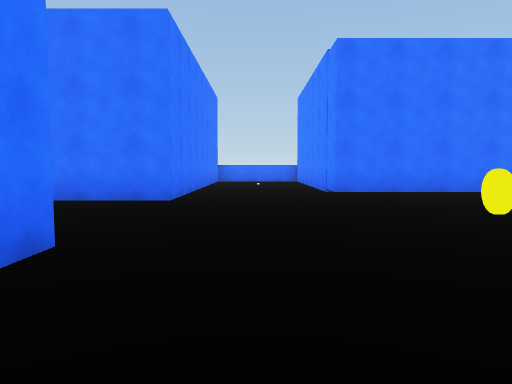
View 1 (above)

16 first-person views from a walk through a scene from a Unity 3-D project. The camera is 1.2 m above the floor, tilts 4° down and sees 70° across. The floor is counted in squares, 2 m on a side. Each view is taken from the middle of a square. On the plan, view 1 faces up. The plan holds only what a view shows up to about 10 squares ahead; the rest is blank. The place goes on beyond the plan. Some animated figures are left out. Surface patterns are stand-ins for the level's own textures.

View 2
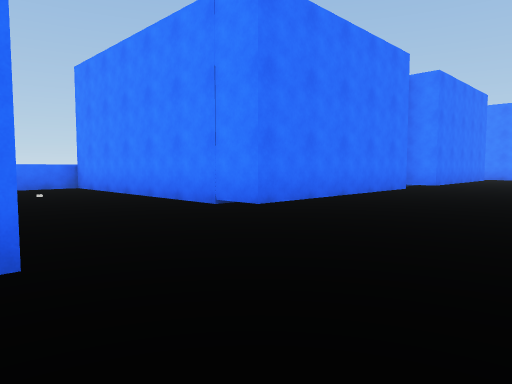

View 3
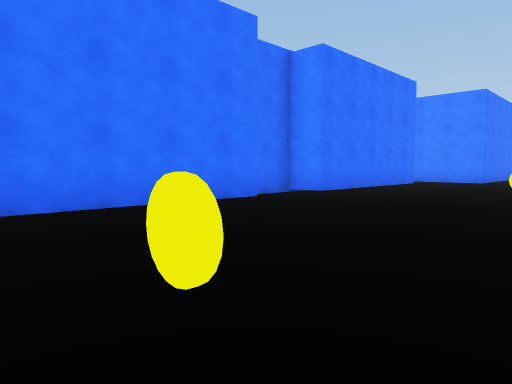

View 4
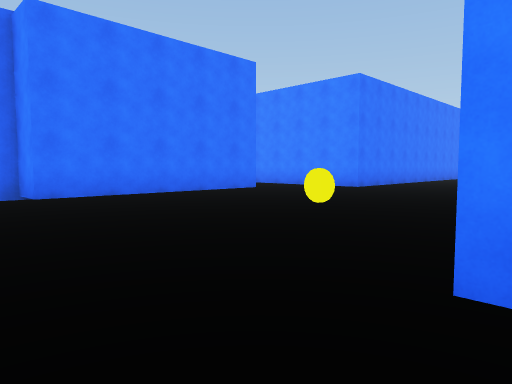

View 5
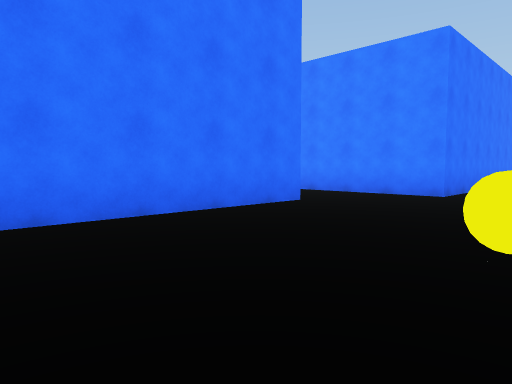

View 6
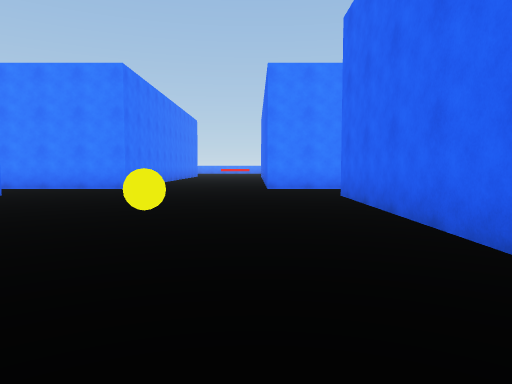

View 7
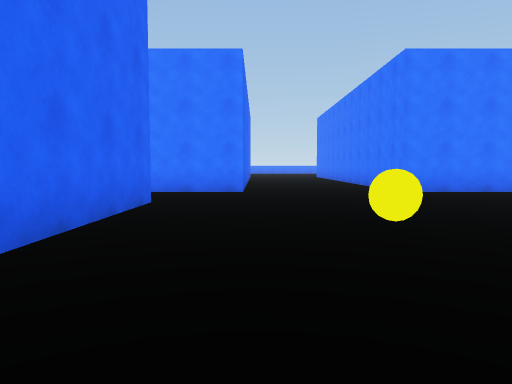

View 8
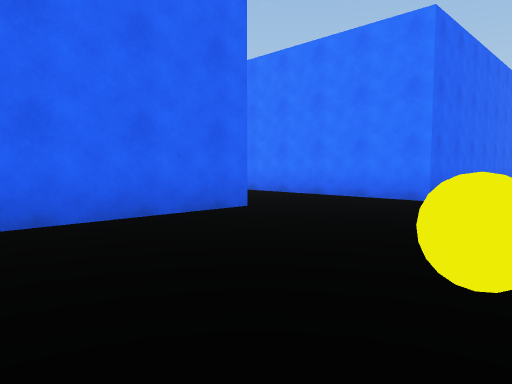

View 9
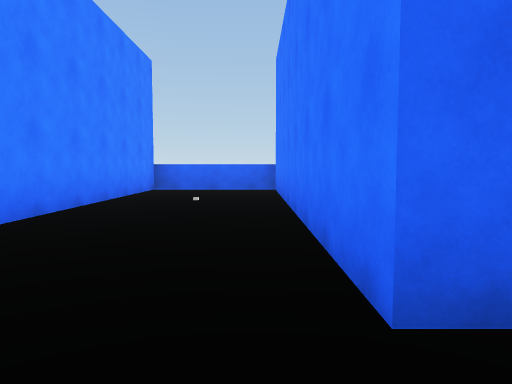

View 10
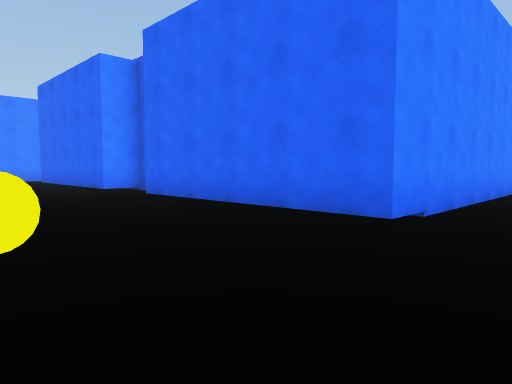

View 11
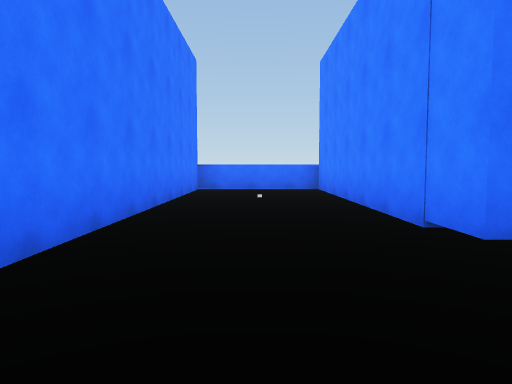

View 12
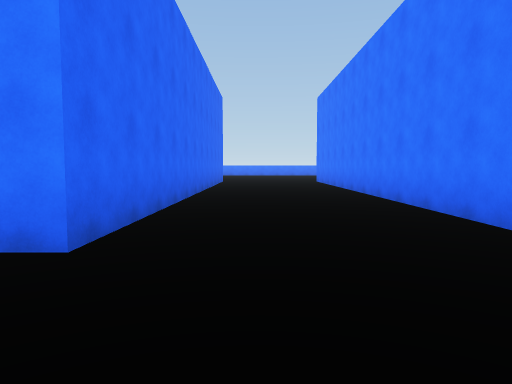

View 13
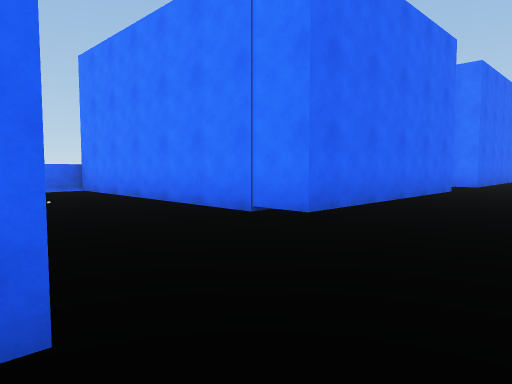

View 14
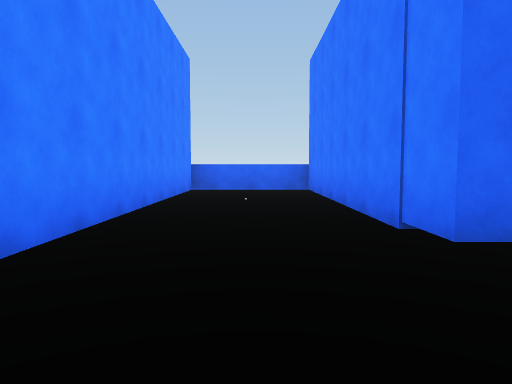

View 15
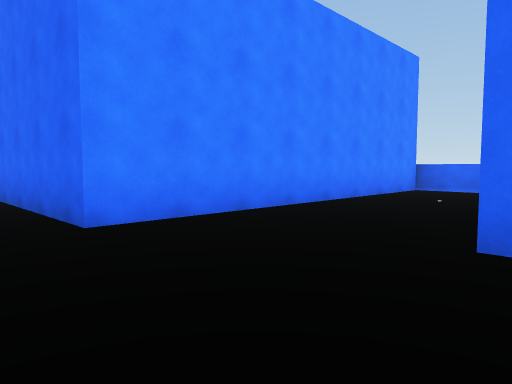

View 16
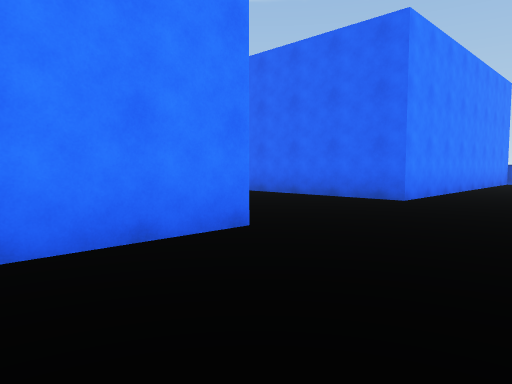

### Floor plan
Key: @ floor where view 1 was taken; # wall or solid block; . floor; ^ raised ledge; O other object.
Columns run from 7 left of view 1 to 18 right of it. Each row starts with its distance up from view 1.
 15      ^^^^^
 14      #...#
 13      #...#
 12      #...#
 11      #...#
 10      #...#              #
  9      #...#     ##    ...#
  8      #...#####..#####...#
  7 ######..................##
  6 .........................
  5 ... ......O........O......
  4 ... .......    ...........
  3 ... ......  ..............
  2 ######...   ............##
  1      #...#####..#####...#
  0      #.@.#     ##   #  .#
 -1      #...#          #...#
 -2      #...#          #...#
 -3      #...#          #...#
 -4      #...#          #...#
 -5      #...#          #...#
 -6      ^^^^^           ^^^^

Positions as (right, up) in squares from view 1, and headings:
1: (0, 0), facing up
2: (-2, 4), facing up-right
3: (2, 3), facing up-right
4: (7, 1), facing up-right
5: (9, 4), facing up-right
6: (7, 3), facing right
7: (7, 3), facing left
8: (5, 5), facing down-left
9: (-1, 4), facing down
10: (0, 5), facing down-right
11: (0, 5), facing up
12: (1, 4), facing left
13: (17, 4), facing down-left
14: (15, 4), facing down
15: (13, 4), facing down-right
16: (14, 9), facing down-right
